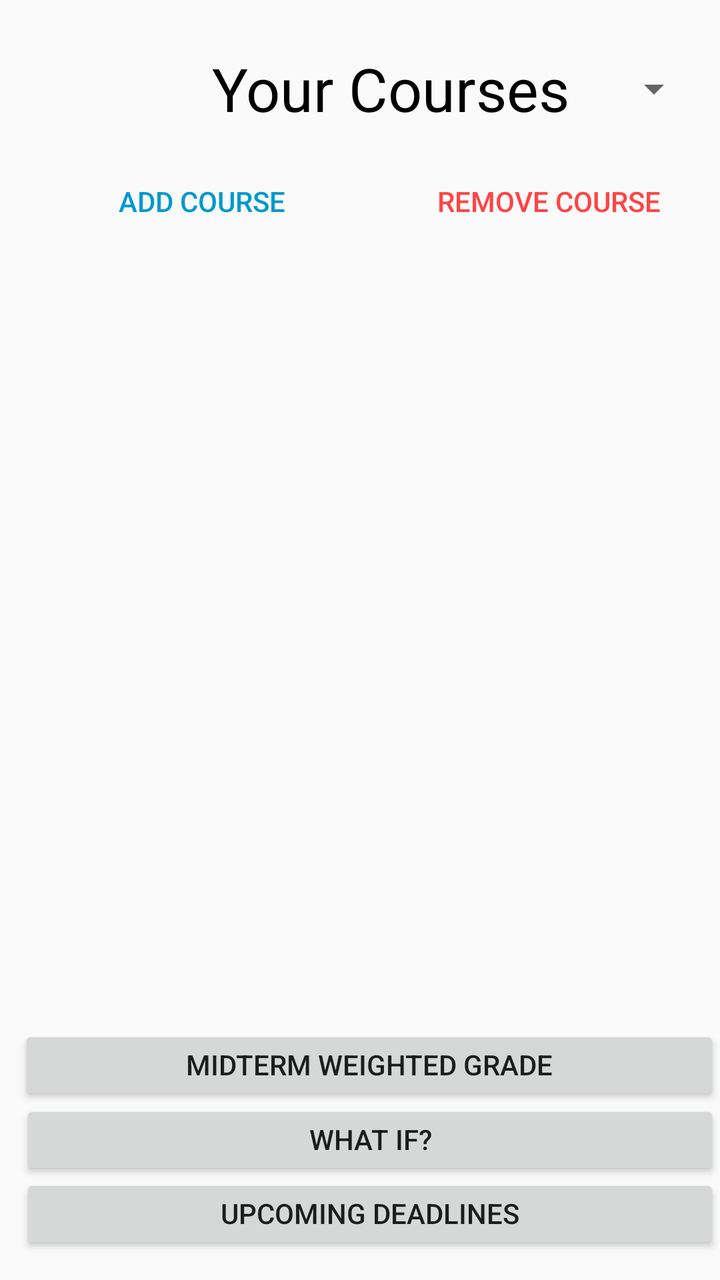
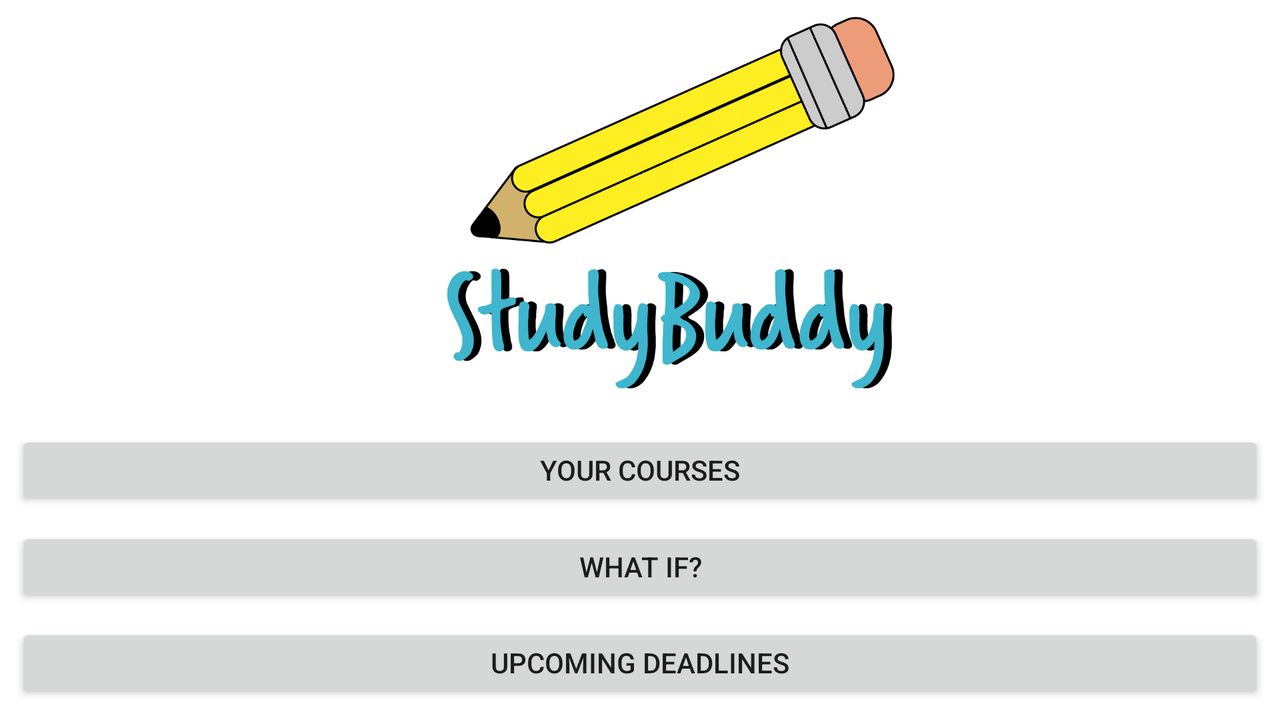

One screen, two layout resources from the same app: the default and the repository's alternative for another configuration. Each is rendered where Android would select it; the XML of both is given below.
<!-- AndroidManifest.xml: application theme AppTheme -->
<!-- res/layout/activity_app_interface.xml -->
<?xml version="1.0" encoding="utf-8"?>
<RelativeLayout xmlns:android="http://schemas.android.com/apk/res/android"
    xmlns:app="http://schemas.android.com/apk/res-auto"
    xmlns:tools="http://schemas.android.com/tools"
    android:layout_width="match_parent"
    android:layout_height="match_parent"
    tools:context=".AppInterface">


    <TextView
        android:id="@+id/text_view_name"
        android:layout_width="291dp"
        android:layout_height="wrap_content"
        android:layout_alignParentTop="true"
        android:layout_marginStart="50dp"
        android:layout_marginLeft="50dp"
        android:layout_marginTop="24dp"
        android:layout_marginEnd="16dp"
        android:layout_marginRight="16dp"
        android:layout_marginBottom="18dp"
        android:gravity="center_horizontal"
        android:text="Your Courses"
        android:textColor="@android:color/black"
        android:textSize="30sp" />
    <Spinner
        android:id="@+id/spinner_courses"
        android:layout_width="342dp"
        android:layout_height="41dp"
        android:layout_alignParentTop="true"
        android:layout_centerHorizontal="true"
        android:layout_marginTop="24dp" />

    <Button
        android:id="@+id/Remove"
        style="@style/Widget.AppCompat.Button.Borderless"
        android:layout_width="150dp"
        android:layout_height="wrap_content"
        android:layout_alignTop="@+id/Add"
        android:layout_marginStart="25dp"
        android:layout_marginLeft="25dp"
        android:layout_marginTop="0dp"
        android:gravity="center_horizontal"
        android:layout_toEndOf="@+id/Add"
        android:layout_toRightOf="@+id/Add"
        android:text="REMOVE COURSE"
        android:textColor="@android:color/holo_red_light" />

    <Button
        android:id="@+id/Add"
        style="@style/Widget.AppCompat.Button.Borderless"
        android:layout_width="150dp"
        android:layout_height="wrap_content"
        android:layout_alignStart="@+id/text_view_name"
        android:layout_alignLeft="@+id/text_view_name"
        android:layout_alignParentTop="true"
        android:layout_marginStart="-26dp"
        android:layout_marginLeft="-26dp"
        android:gravity="center_horizontal"
        android:layout_marginTop="81dp"
        android:text=" ADD COURSE"
        android:textColor="@android:color/holo_blue_dark" />

    <Button
        android:id="@+id/whatifcalculator"
        android:layout_width="365dp"
        android:layout_height="40dp"
        android:layout_alignStart="@+id/Upcoming"
        android:layout_alignLeft="@+id/Upcoming"
        android:layout_alignParentBottom="true"
        android:layout_marginStart="0dp"
        android:layout_marginLeft="0dp"
        android:layout_marginBottom="50dp"
        android:gravity="center_horizontal"
        android:text="What If?" />

    <Button
        android:id="@+id/Upcoming"
        android:layout_width="365dp"
        android:layout_height="40dp"
        android:layout_alignParentStart="true"
        android:layout_alignParentLeft="true"
        android:layout_alignParentBottom="true"
        android:layout_marginStart="10dp"
        android:layout_marginLeft="10dp"
        android:layout_marginBottom="13dp"
        android:gravity="center_horizontal"
        android:text="Upcoming Deadlines" />

    <Button
        android:id="@+id/Midtermeval"
        android:layout_width="365dp"
        android:layout_height="40dp"
        android:layout_above="@+id/whatifcalculator"
        android:layout_alignStart="@+id/whatifcalculator"
        android:layout_alignLeft="@+id/whatifcalculator"
        android:layout_marginStart="-1dp"
        android:layout_marginLeft="-1dp"
        android:layout_marginBottom="-3dp"
        android:gravity="center_horizontal"
        android:text="Midterm Weighted Grade" />

</RelativeLayout>
<!-- resources referenced by this layout -->
<resources>
  <style name="AppTheme" parent="Theme.AppCompat.Light.DarkActionBar">
          
          <item name="colorPrimary">@color/colorPrimary</item>
          <item name="colorPrimaryDark">@color/colorPrimaryDark</item>
          <item name="colorAccent">@color/colorAccent</item>
      </style>
</resources>
<!-- res/layout-land/activity_app_interface.xml (the repository's variant of the layout above) -->
<!-- drawn on the phone turned sideways -->
<?xml version="1.0" encoding="utf-8"?>
<android.support.constraint.ConstraintLayout xmlns:android="http://schemas.android.com/apk/res/android"
    xmlns:app="http://schemas.android.com/apk/res-auto"
    xmlns:tools="http://schemas.android.com/tools"
    android:layout_width="match_parent"
    android:layout_height="match_parent"
    android:background="@color/white"
    tools:context=".AppInterface"
    tools:layout_editor_absoluteY="25dp">

    <Button
        android:id="@+id/whatifcalculator"
        android:layout_width="0dp"
        android:layout_height="40dp"
        android:layout_alignStart="@+id/Upcoming"
        android:layout_alignLeft="@+id/Upcoming"
        android:layout_alignParentEnd="true"
        android:layout_alignParentRight="true"
        android:layout_alignParentBottom="true"
        android:layout_marginStart="8dp"
        android:layout_marginLeft="8dp"
        android:layout_marginEnd="8dp"
        android:layout_marginRight="8dp"
        android:gravity="center_horizontal"
        android:text="What If?"
        app:layout_constraintBottom_toTopOf="@+id/Upcoming"
        app:layout_constraintEnd_toEndOf="parent"
        app:layout_constraintHorizontal_bias="0.0"
        app:layout_constraintStart_toStartOf="parent"
        app:layout_constraintTop_toBottomOf="@+id/courses" />

    <Button
        android:id="@+id/Upcoming"
        android:layout_width="0dp"
        android:layout_height="40dp"
        android:layout_below="@id/whatifcalculator"
        android:layout_alignParentStart="true"
        android:layout_alignParentLeft="true"
        android:layout_alignParentBottom="true"
        android:layout_marginStart="8dp"
        android:layout_marginLeft="8dp"
        android:layout_marginEnd="8dp"
        android:layout_marginRight="8dp"
        android:gravity="center_horizontal"
        android:text="Upcoming Deadlines"
        app:layout_constraintBottom_toBottomOf="parent"
        app:layout_constraintEnd_toEndOf="parent"
        app:layout_constraintHorizontal_bias="0.0"
        app:layout_constraintStart_toStartOf="parent"
        app:layout_constraintTop_toBottomOf="@+id/whatifcalculator" />

    <Button
        android:id="@+id/courses"
        android:layout_width="0dp"
        android:layout_height="40dp"
        android:layout_above="@+id/whatifcalculator"
        android:layout_alignStart="@+id/whatifcalculator"
        android:layout_alignLeft="@+id/whatifcalculator"
        android:layout_marginStart="8dp"
        android:layout_marginLeft="8dp"
        android:layout_marginEnd="8dp"
        android:layout_marginRight="8dp"
        android:gravity="center_horizontal"
        android:text="Your Courses"
        app:layout_constraintBottom_toTopOf="@+id/whatifcalculator"
        app:layout_constraintEnd_toEndOf="parent"
        app:layout_constraintStart_toStartOf="parent"
        app:layout_constraintTop_toBottomOf="@+id/imageView" />

    <ImageView
        android:id="@+id/imageView"
        android:layout_width="606dp"
        android:layout_height="191dp"
        android:layout_alignParentStart="true"
        android:layout_alignParentLeft="true"
        android:layout_alignParentTop="true"
        android:layout_marginStart="2dp"
        android:layout_marginLeft="2dp"
        android:layout_marginEnd="2dp"
        android:layout_marginRight="2dp"
        android:layout_marginBottom="8dp"
        app:layout_constraintBottom_toTopOf="@+id/courses"
        app:layout_constraintEnd_toEndOf="parent"
        app:layout_constraintHorizontal_bias="1.0"
        app:layout_constraintStart_toStartOf="parent"
        app:layout_constraintTop_toTopOf="parent"
        app:srcCompat="@drawable/studybuddypencilv2" />

    <android.support.constraint.Group
        android:id="@+id/group"
        android:layout_width="wrap_content"
        android:layout_height="wrap_content" />

</android.support.constraint.ConstraintLayout>
<!-- resources referenced by the variant -->
<!-- as the phone turned sideways resolves them -->
<resources>
  <!-- drawable studybuddypencilv2: png bitmap (drawable, 48985 bytes) -->
  <style name="AppTheme" parent="Theme.AppCompat.Light.DarkActionBar">
          
          <item name="colorPrimary">@color/colorPrimary</item>
          <item name="colorPrimaryDark">@color/colorPrimaryDark</item>
          <item name="colorAccent">@color/colorAccent</item>
      </style>
</resources>
